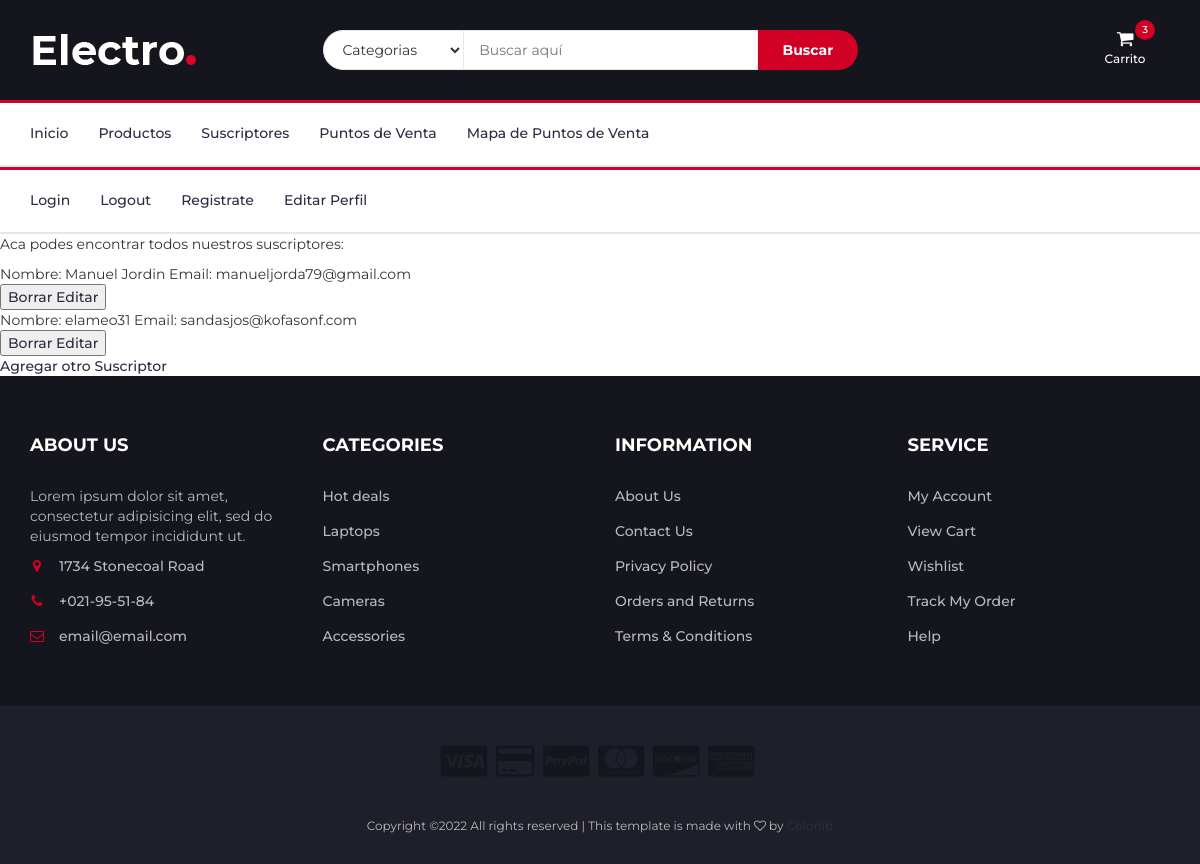
/leerSuscriptores, run on the app's committed database.
### AppCoder/models.py (models this page shows)
class Suscriptor(models.Model):
    nombre = models.CharField(max_length=40)
    mail = models.EmailField(max_length=140)
    def __str__(self):
        return f"Nombre: {self.nombre} Email: {self.mail}"

### AppCoder/views.py (the view)
# urls.py: path("leerSuscriptores", views.leerSuscriptores, name="LeerSuscriptores"),
def leerSuscriptores(request):
    suscriptores = Suscriptor.objects.all()
    dicc=  {"suscriptores":suscriptores}
    return render(request, "Appcoder/leerSuscriptores.html", dicc)

### AppCoder/templates/AppCoder/leerSuscriptores.html
{% extends "AppCoder/padre.html" %}
{% load static%}
{% block contenido2%}
 <P> Aca podes encontrar todos nuestros suscriptores: </P>
<ul>
    {% for s in suscriptores %}
    <li> {{s}} </li>
    <button>
        <a href="{% url 'BorrarSuscriptores' s.nombre %}"> Borrar</a>
        <a href="{% url 'EditarSuscriptores' s.nombre %}"> Editar</a>
    </button>
    {% endfor %}
</ul>
<a href="{% url 'Suscriptores_Formulario' %}"> Agregar otro Suscriptor</a>
{% endblock %}

### AppCoder/static/AppCoder/css/style.css (style rules this page uses)
body { font-family: 'Montserrat', sans-serif; font-weight: 400; color: #333; }
a { color: #2B2D42; font-weight: 500; -webkit-transition: 0.2s color; transition: 0.2s color; }
ul, ol { margin: 0; padding: 0; list-style: none }

### data on the page
Suscriptor: nombre+mail "Nombre: Manuel Jordin Email: manueljorda79@gmail.com"
Suscriptor: nombre+mail "Nombre: elameo31 Email: sandasjos@kofasonf.com"
